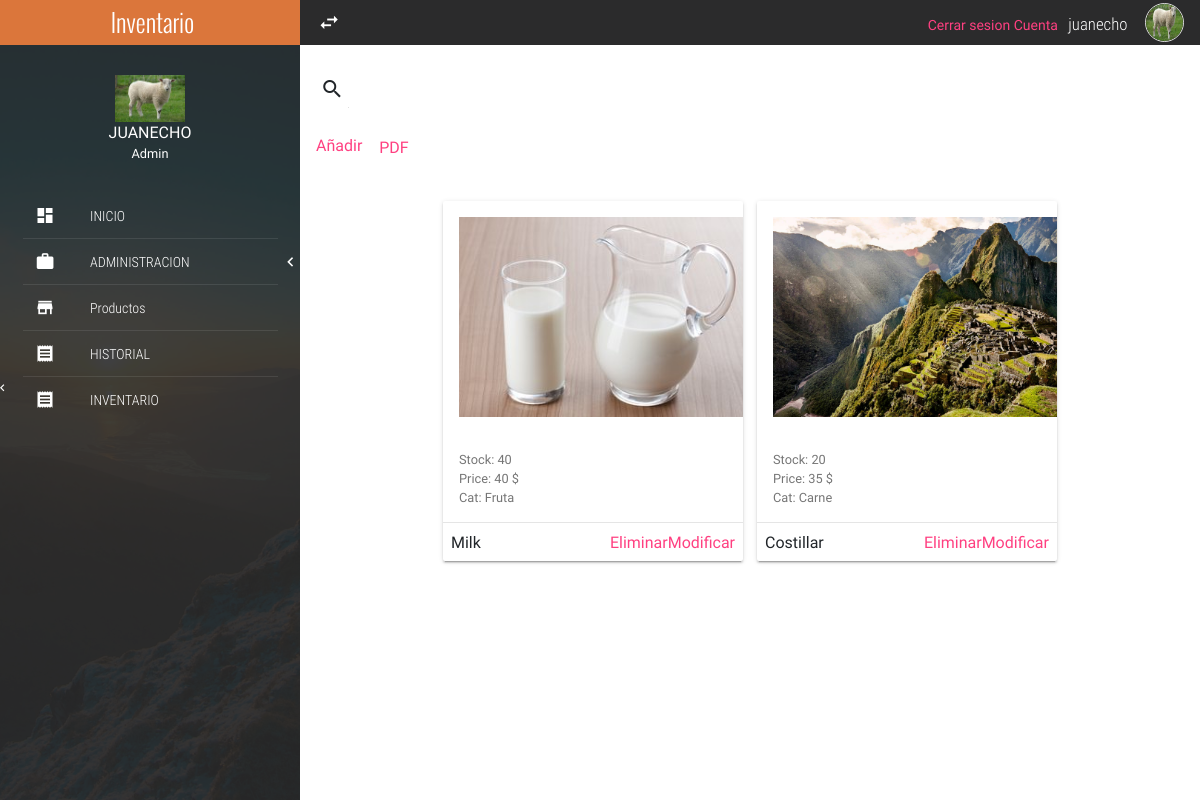
/products/ (signed in), run on an earlier commit of the app's database.
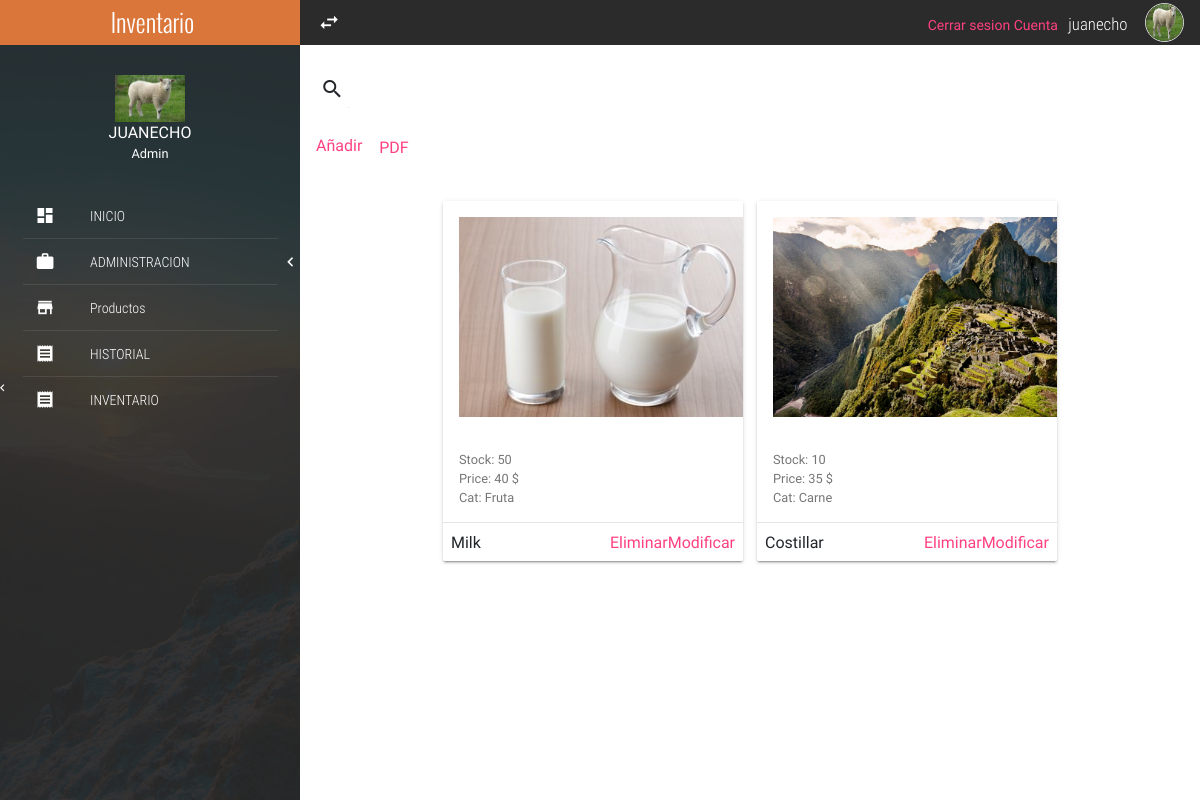
And on a later commit of the database.
### accounts/models.py (models this page shows, shortened)
class Account(models.Model):
    user = models.OneToOneField(User, on_delete=models.CASCADE)
    photo = models.ImageField(default='default.jpg',upload_to='profile_pics')

### products/models.py (models this page shows, shortened)
class Product(models.Model):
	barcode = models.IntegerField()
	name = models.CharField(max_length=20)
	units = models.IntegerField()
	price = models.IntegerField()
	disc = models.IntegerField()
	cat = models.ForeignKey(Category, on_delete = models.SET_NULL, null=True)
	prov = models.ForeignKey(Provider, on_delete = models.SET_NULL, null=True)
	stat = models.IntegerField(
		null=False, blank=False,
		choices=product_status,
		default=1,
	)
	img = models.ImageField(upload_to='pics')

### categoria/models.py (models this page shows)
class Category(models.Model):
	name = models.CharField(max_length = 50)
	desc = models.CharField(max_length = 150)
	def __str__(self):
		return self.name

### products/views.py (the view)
# urls.py: path('',listProduct,name='listProduct'),
def listProduct(request):
	context = {
		'prods' : Product.objects.all(),
	}
	return render(request, 'products/products.html',context)

### products/templates/products/products.html (shortened to what this page needs)
{% extends 'index.html' %}
{% block content %}
		<div class="mdl-tabs mdl-js-tabs mdl-js-ripple-effect">
			<div>
				<div class="mdl-grid">
					<div class="mdl-cell mdl-cell--4-col-phone mdl-cell--8-col-tablet mdl-cell--12-col-desktop">
						<form action="#">
							<div class="mdl-textfield mdl-js-textfield mdl-textfield--expandable">
								<label class="mdl-button mdl-js-button mdl-button--icon" for="searchProduct">
									<i class="zmdi zmdi-search"></i>
								</label>
							</div>
						</form>
						<a href="{% url 'addProduct' %}">Añadir</a>
						<a href="{% url 'tablaPDF' %}" class = "btn btn-succes">PDF</a>
						<div class="full-width text-center" style="padding: 30px 0;">
							{% for prod in prods %}
							<div class="mdl-card mdl-shadow--2dp full-width product-card">
								<div class="mdl-card__title">
									<img src="{{prod.img.url}}" width="400" height="200" alt="product">
								</div>
								<div class="mdl-card__supporting-text">
									<small>Stock: {{prod.units}} </small><br>
									<small>Price: {{prod.price}} $</small><br>
									<small>Cat: {{prod.cat}} </small>
								</div>
								<div class="mdl-card__actions mdl-card--border">
									{{prod.name}}
									<a href = "{% url 'updateProduct' prod.id %}">Modificar</a>
									<a href = "{% url 'deleteProduct' prod.id %}">Eliminar</a>
								</div>
							</div>
							{% endfor %}
						</div>
					</div>
				</div>
			</div>
		</div>
	</section>
{% endblock %}

### templates/index.html (shortened to what this page needs)
{% load static %}
<!DOCTYPE html>
<html lang="es">
<head>
	<link rel="stylesheet" href="http://cdn.jsdelivr.net/npm/bootstrap@4.1.3/dist/css/bootstrap.min.css">
	<link rel="stylesheet" href="{% static 'css/normalize.css' %}">
	<link rel="stylesheet" href="{% static 'css/sweetalert2.css' %}">
	<link rel="stylesheet" href="{% static 'css/material.min.css' %}">
	<link rel="stylesheet" href="{% static 'css/material-design-iconic-font.min.css' %}">
	<link rel="stylesheet" href="{% static 'css/jquery.mCustomScrollbar.css' %}">
	<link rel="stylesheet" href="{% static 'css/main.css' %}">
</head>
<body>
	<section class="full-width navLateral">
		<div class="full-width navLateral-bg btn-menu"></div>
		<div class="full-width navLateral-body">
			<div class="full-width navLateral-body-logo text-center tittles">
				 Inventario
			</div>
			<figure class="full-width navLateral-body-tittle-menu">
				<div>
					<img src="{{ user.account.photo.url }}" alt="Avatar" class="img-responsive">
				</div>
				<figcaption>
					<span>
						{{ user.username | upper }}<br>
						<small>Admin</small>
					</span>
				</figcaption>
			</figure>
			<nav class="full-width">
				<ul class="full-width list-unstyle menu-principal">
					<li class="full-width">
						<a href="{% url 'homePage' %}" class="full-width">
							<div class="navLateral-body-cl">
								<i class="zmdi zmdi-view-dashboard"></i>
							</div>
							<div class="navLateral-body-cr">
								INICIO
							</div>
						</a>
					</li>
					<li class="full-width divider-menu-h"></li>
					<li class="full-width">
						<a href="#" class="full-width btn-subMenu">
							<div class="navLateral-body-cl">
								<i class="zmdi zmdi-case"></i>
							</div>
							<div class="navLateral-body-cr">
								ADMINISTRACION
							</div>
							<span class="zmdi zmdi-chevron-left"></span>
						</a>
					</li>
					<li class="full-width divider-menu-h"></li>
					<li class="full-width">
						<a href="{% url 'listProduct' %}" class="full-width">
							<div class="navLateral-body-cl">
								<i class="zmdi zmdi-store"></i>
							</div>
							<div class="navLateral-body-cr">
								Productos
							</div>
						</a>
					</li>
					<li class="full-width divider-menu-h"></li>
					<li class="full-width">
						<a href="{% url 'historial' %}" class="full-width">
							<div class="navLateral-body-cl">
								<i class="zmdi zmdi-receipt"></i>
							</div>
							<div class="navLateral-body-cr">
								HISTORIAL
							</div>
							<span class="zmdi zmdi-chevron-left"></span>
						</a>
					</li>
					<li class="full-width divider-menu-h"></li>
					<li class="full-width">
						<a href="{% url 'inventory' %}" class="full-width">
							<div class="navLateral-body-cl">
								<i class="zmdi zmdi-receipt"></i>
							</div>
							<div class="navLateral-body-cr">
								INVENTARIO
							</div>
						</a>
					</li>
				</ul>
			</nav>
		</div>
	</section>
	<section class="full-width pageContent">
		<div class="full-width navBar">
			<div class="full-width navBar-options">
				<i class="zmdi zmdi-swap btn-menu" id="btn-menu"></i>
				<nav class="navBar-options-list">
					<ul class="list-unstyle">
						<a href="{% url 'logout' %}">Cerrar sesion</a>
						<a href="{% url 'account' %}">Cuenta</a>
						<li class="text-condensedLight noLink" ><small>{{user.username}}</small></li>
						<li class="noLink">
							<figure >
								<img  src="{{ user.account.photo.url }}" alt="Avatar" class="img-responsive">
							</figure>
						</li>
					</ul>
				</nav>
			</div>
		</div>
		{% block content %}{% endblock %}
</body>
</html>

### static/css/main.css (style rules this page uses)
:root { --color-text: #3F51B5; --primary-color: #2B2B2C; --acent-color: #DB763B; }
html, body { width: 100%; height: 100%; margin: 0; padding: 0; font-size: 16px; font-family: "RobotoRegular"; position: relative; background-color: #fff; }
.text-condensedLight { font-family: "RobotoCondensedLight"; }
.text-center { text-align: center; }
.tittles { font-family: "OswaldLight"; }
.mdl-textfield { width: 100%; }
.full-width { margin: 0; padding: 0; width: 100%; box-sizing: border-box; }
.list-unstyle { margin: 0; padding: 0; list-style: none; box-sizing: border-box; }
.img-responsive { width: 100%; height: auto; }
.divider-menu-h { height: 0; border-top: 1px solid rgba(255, 255, 255, .09); width: 85%; margin: 0 auto; }
.navBar { background-color: var(--primary-color); height: 45px; color: #fff; }
.navBar-options { line-height: 45px; height: 45px; position: absolute; width: 100%; top: 0; right: 0; padding: 0; transition: all .3s ease-in-out; }
.navBar-options .btn-menu, .navBar-options-list { line-height: 45px; position: absolute; top: 0; height: 45px; margin: 0; padding: 0; }
.navBar-options .btn-menu { width: 40px; left: 0; font-size: 23px; cursor: pointer; user-select: none; text-align: center; outline: none; margin-left: 9px; }
.navBar-options-list { right: 9px; }
.navBar-options-list .noLink { cursor: inherit !important; }
.navBar-options-list ul { height: 45px; }
.navBar-options-list ul li { height: 45px; line-height: 45px; cursor: pointer; display: inline-block; padding: 0 7px; font-size: 21px; -moz-user-select: none; -webkit-user-select: none; -ms-user-select: none; }
.navBar-options-list ul li { outline: none; }
.navBar-options-list ul li figure, .navBar-options-list ul li figure img { margin: 0; padding: 0; padding-top: 0; margin-top: 0; box-sizing: border-box; }
.navBar-options-list ul li figure { height: 45px; }
.navBar-options-list ul li figure img { border: 1px solid #E1E1E1; border-radius: 50%; width: 39px; height: 39px; margin-bottom: 3px; }
.navLateral, .navLateral-body, .navLateral-bg { position: absolute; top: 0; height: 100%; }
.navLateral { left: 0; width: 300px; z-index: 100; transition: all .3s ease-in-out; background-image: url("../assets/img/FontNavLateral.jpg"); background-size: cover; color: #fff; overflow: hidden; }
.navLateral-body { z-index: 82; left: 0; padding-bottom: 30px; background-color: rgba(43, 43, 44, .9); }
.navLateral-body-logo { height: 45px; line-height: 45px; color: #fff; width: 100%; font-size: 25px; background-color: var(--acent-color); }
.navLateral-body-cl, .navLateral-body-cr { box-sizing: border-box; height: 77px; float: left; margin: 0; padding: 0; position: relative; }
.navLateral-body-cl { width: 30%; }
.navLateral-body-cr { width: 70%; font-family: "RobotoCondensedLight"; }
.navLateral-body-tittle-menu { text-align: center; padding: 30px 0; }
.navLateral-body-tittle-menu img { max-width: 70px; }
.menu-principal li, .menu-principal li a { display: block; }
.menu-principal li a { height: 45px; color: #fff; position: relative; transition: all .3s ease-in-out; }
.menu-principal li a div.navLateral-body-cl, .menu-principal li a div.navLateral-body-cr { height: 45px; line-height: 45px; }
.menu-principal li a div.navLateral-body-cl { text-align: center; font-size: 20px; }
.btn-subMenu span { position: absolute; top: 0; right: 7px; line-height: 45px; height: 45px; font-size: 19px; }
.pageContent { padding-left: 300px; width: 100%; height: 100%; overflow: hidden; z-index: 77; background-color: #fff; transition: all .3s ease-in-out; }
.product-card { display: inline-block; margin: 5px; width: 300px; text-align: left; }
.product-card .mdl-card__actions button, .product-card .mdl-card__actions a { float: right; }

What changed in the data, as far as the page shows it:
changed Product "Milk": units "40" → "50"
changed Product "Costillar": units "20" → "10"
